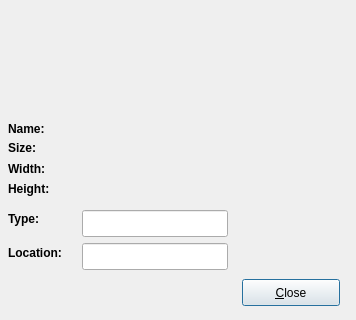
<?xml version="1.0" encoding="UTF-8"?>
<ui version="4.0">
 <class>image_properties</class>
 <widget class="QDialog" name="image_properties">
  <property name="geometry">
   <rect>
    <x>0</x>
    <y>0</y>
    <width>356</width>
    <height>320</height>
   </rect>
  </property>
  <property name="windowTitle">
   <string>Image Properties</string>
  </property>
  <widget class="QLabel" name="label_2">
   <property name="geometry">
    <rect>
     <x>8</x>
     <y>120</y>
     <width>66</width>
     <height>17</height>
    </rect>
   </property>
   <property name="font">
    <font>
     <weight>75</weight>
     <bold>true</bold>
    </font>
   </property>
   <property name="text">
    <string>Name:</string>
   </property>
  </widget>
  <widget class="QLabel" name="label_3">
   <property name="geometry">
    <rect>
     <x>8</x>
     <y>139</y>
     <width>66</width>
     <height>17</height>
    </rect>
   </property>
   <property name="font">
    <font>
     <weight>75</weight>
     <bold>true</bold>
    </font>
   </property>
   <property name="text">
    <string>Size:</string>
   </property>
  </widget>
  <widget class="QLabel" name="label_4">
   <property name="geometry">
    <rect>
     <x>8</x>
     <y>160</y>
     <width>66</width>
     <height>17</height>
    </rect>
   </property>
   <property name="font">
    <font>
     <weight>75</weight>
     <bold>true</bold>
    </font>
   </property>
   <property name="text">
    <string>Width:</string>
   </property>
  </widget>
  <widget class="QLabel" name="label_5">
   <property name="geometry">
    <rect>
     <x>8</x>
     <y>180</y>
     <width>66</width>
     <height>17</height>
    </rect>
   </property>
   <property name="font">
    <font>
     <weight>75</weight>
     <bold>true</bold>
    </font>
   </property>
   <property name="text">
    <string>Height:</string>
   </property>
  </widget>
  <widget class="QLabel" name="label_6">
   <property name="geometry">
    <rect>
     <x>8</x>
     <y>210</y>
     <width>66</width>
     <height>17</height>
    </rect>
   </property>
   <property name="font">
    <font>
     <weight>75</weight>
     <bold>true</bold>
    </font>
   </property>
   <property name="text">
    <string>Type:</string>
   </property>
  </widget>
  <widget class="QLabel" name="label_7">
   <property name="geometry">
    <rect>
     <x>8</x>
     <y>244</y>
     <width>66</width>
     <height>17</height>
    </rect>
   </property>
   <property name="font">
    <font>
     <weight>75</weight>
     <bold>true</bold>
    </font>
   </property>
   <property name="text">
    <string>Location:</string>
   </property>
  </widget>
  <widget class="QLabel" name="file_name">
   <property name="geometry">
    <rect>
     <x>78</x>
     <y>119</y>
     <width>261</width>
     <height>21</height>
    </rect>
   </property>
   <property name="text">
    <string/>
   </property>
  </widget>
  <widget class="QLabel" name="file_size">
   <property name="geometry">
    <rect>
     <x>78</x>
     <y>139</y>
     <width>171</width>
     <height>20</height>
    </rect>
   </property>
   <property name="text">
    <string/>
   </property>
  </widget>
  <widget class="QLabel" name="file_width">
   <property name="geometry">
    <rect>
     <x>78</x>
     <y>160</y>
     <width>231</width>
     <height>17</height>
    </rect>
   </property>
   <property name="text">
    <string/>
   </property>
  </widget>
  <widget class="QLabel" name="file_height">
   <property name="geometry">
    <rect>
     <x>78</x>
     <y>180</y>
     <width>211</width>
     <height>17</height>
    </rect>
   </property>
   <property name="text">
    <string/>
   </property>
  </widget>
  <widget class="QLineEdit" name="file_type">
   <property name="geometry">
    <rect>
     <x>82</x>
     <y>210</y>
     <width>146</width>
     <height>27</height>
    </rect>
   </property>
  </widget>
  <widget class="QLineEdit" name="file_location">
   <property name="geometry">
    <rect>
     <x>82</x>
     <y>243</y>
     <width>146</width>
     <height>27</height>
    </rect>
   </property>
  </widget>
  <widget class="QPushButton" name="close">
   <property name="geometry">
    <rect>
     <x>242</x>
     <y>279</y>
     <width>98</width>
     <height>27</height>
    </rect>
   </property>
   <property name="text">
    <string>&amp;Close</string>
   </property>
  </widget>
  <widget class="QLabel" name="label">
   <property name="geometry">
    <rect>
     <x>100</x>
     <y>10</y>
     <width>157</width>
     <height>101</height>
    </rect>
   </property>
   <property name="sizePolicy">
    <sizepolicy hsizetype="Expanding" vsizetype="Expanding">
     <horstretch>0</horstretch>
     <verstretch>0</verstretch>
    </sizepolicy>
   </property>
   <property name="minimumSize">
    <size>
     <width>157</width>
     <height>101</height>
    </size>
   </property>
   <property name="text">
    <string/>
   </property>
   <property name="scaledContents">
    <bool>false</bool>
   </property>
   <property name="alignment">
    <set>Qt::AlignCenter</set>
   </property>
  </widget>
 </widget>
 <resources/>
 <connections/>
</ui>
